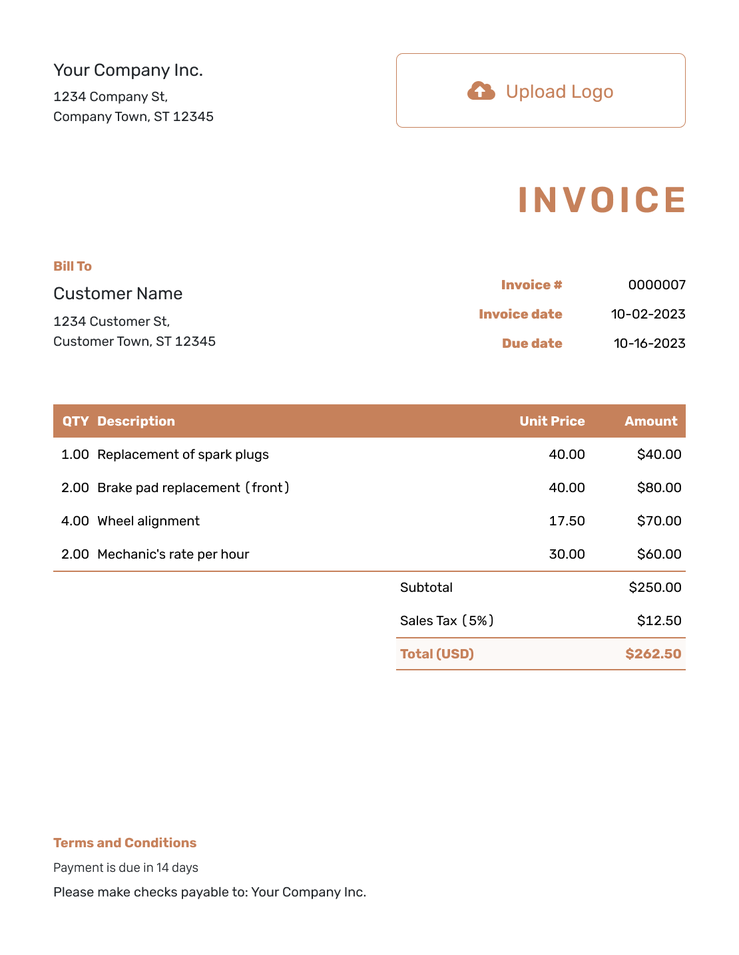
#> input picture data/1_invoice_example.png, 739 x 955 px, shrunk from 1110 x 1436 before the run
$ python -i img_processor.py   (imports and definitions only)
#> lines starting #> are read from the running program, lines starting #| are printed output that depends on the picture; after the words box and inside, x2 and y2 are one past the last pixel; in counts of white or black regions, pixels touching at a corner belong together
#> further down, picture is the input picture: shape (955, 739, 3); mean B, G, R 245.6, 247.1, 249.8
import cv2
import numpy as np


# Preprocess an image for OCR
def preprocess_image(img):
    gray = cv2.cvtColor(img, cv2.COLOR_BGR2GRAY)
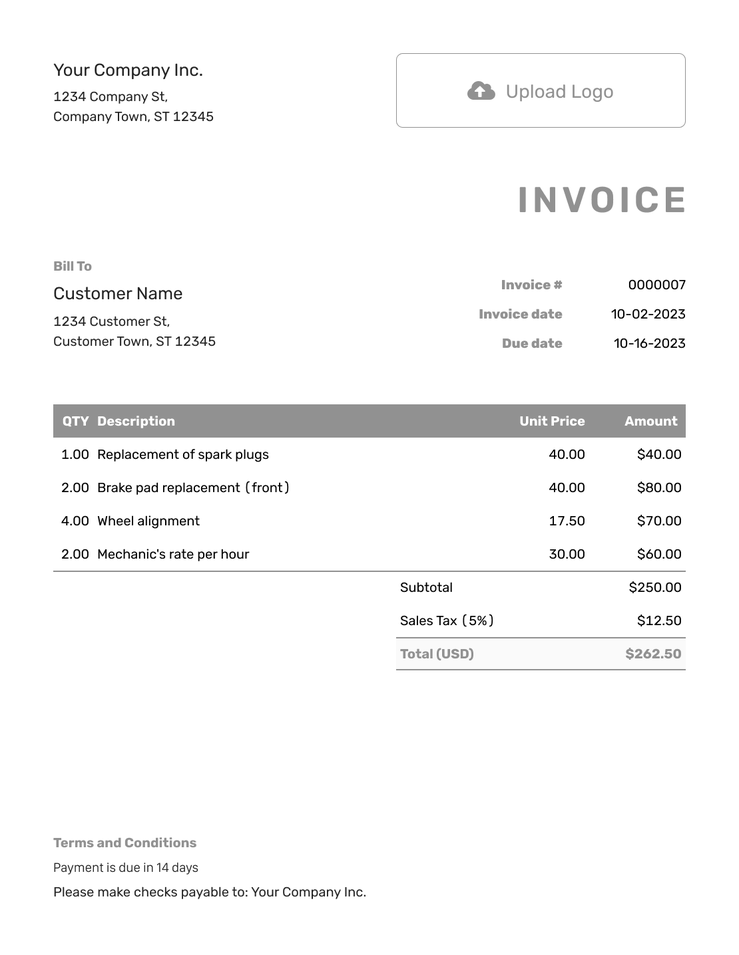
#> gray: shape (955, 739); min 0, max 255, mean 247.7
    blur = cv2.GaussianBlur(gray, (5, 5), 0)
    thresh = cv2.adaptiveThreshold(
        blur, 255, cv2.ADAPTIVE_THRESH_GAUSSIAN_C,
        cv2.THRESH_BINARY, 11, 2
    )
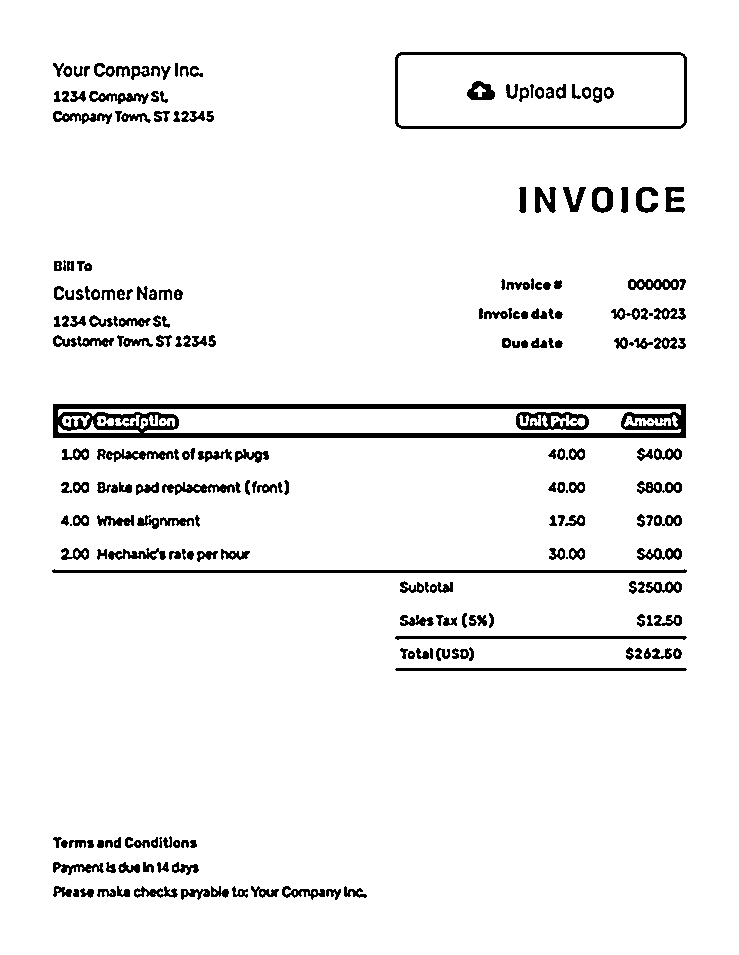
#> thresh: shape (955, 739); 94.6% white; 240 black regions (14 under 20 px), largest, box (x1, y1, x2, y2) and area: (53, 404, 686, 438) 8446, (395, 52, 687, 129) 2141, (52, 569, 687, 573) 1905
    return thresh

# Try to find similarity in NER result and OCR word in boxes
# [58 lines left out: functions find_match, draw_boxes, not called in this run]

>>> import cv2
>>> picture = cv2.imread('data/1_invoice_example.png')
>>> result = preprocess_image(picture)
